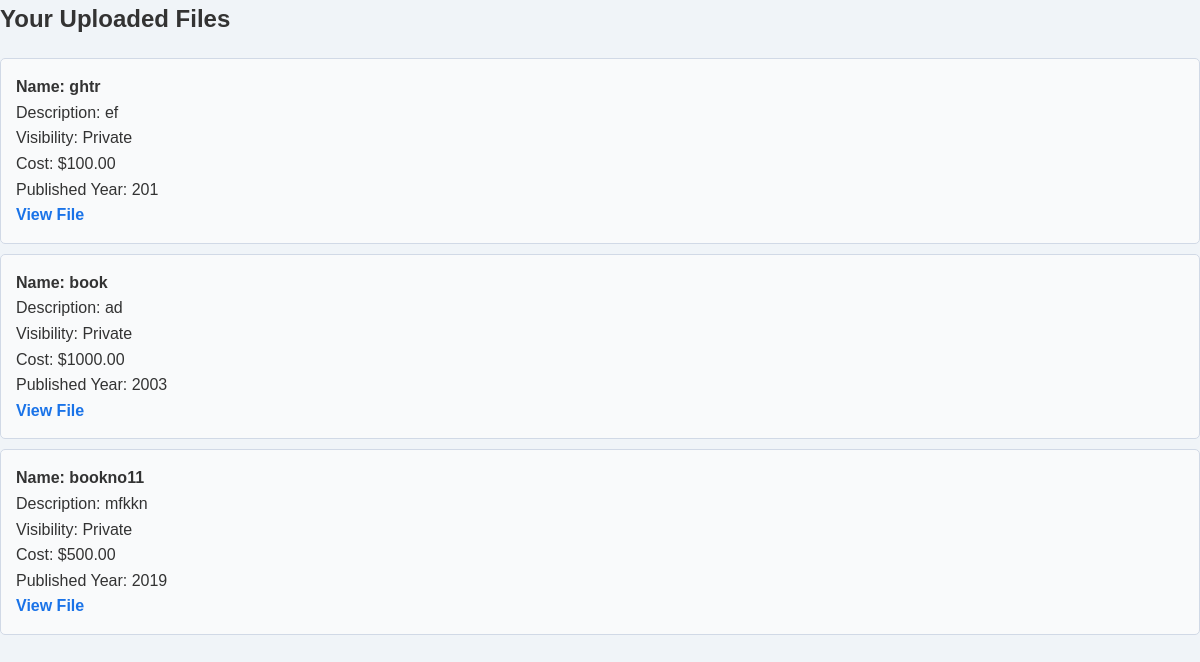
The app's page /accounts/uploaded-files/ (signed in) with its own data.
### accounts/models.py (models this page shows, shortened)
class UploadedFiles(models.Model):
    user = models.ForeignKey(settings.AUTH_USER_MODEL,on_delete=models.CASCADE,related_name="uploaded_files")
    title = models.CharField(max_length=200)
    description = models.TextField(blank=True,null=True)
    Visibility = models.BooleanField(default=True)
    file = models.FileField(upload_to='upload_files/', null=False, blank=False)
    cost = models.DecimalField(max_digits=10,decimal_places=2,default=0.00)
    year_of_published = models.PositiveBigIntegerField(null=True,blank=True)
    uploaded_at = models.DateTimeField(auto_now_add=True)

### accounts/views.py (the view)
# urls.py: path('uploaded-files/', views.uploaded_files, name = 'uploaded_files'),
@login_required
def uploaded_files(request):
    files = UploadedFiles.objects.filter(user=request.user)
    return render(request,'accounts/uploaded_files.html',{'files':files})

### accounts/templates/accounts/uploaded_files.html (shortened to what this page needs)
{% load static %}
<html>
    <head>
        <link rel="stylesheet" href="{% static 'css/uploaded_files.css'%}">
    </head>
    <body>
        <h2> Your Uploaded Files </h2>
        <ul>
            {% for file in files %}
                <li>
                    <b>Name: {{ file.title }}</b><br>
                    Description: {{ file.description }}<br>
                    Visibility: {{ file.visibility|yesno:"Public,Private" }}<br>
                    Cost: ${{ file.cost }}<br>
                    Published Year: {{ file.year_of_published }}<br>
                    <a href="{{ file.file.url }}" >View File</a>
                </li>
            {% empty %}
                <li>No files uploaded yet.</li>
            {% endfor %}
        </ul>
    </body>
</html>

### static/css/uploaded_files.css (style rules this page uses)
body { font-family: Arial, sans-serif; background-color: #f0f4f8; margin: 0; padding: 0; line-height: 1.6; color: #333; }
ul { list-style-type: none; padding: 0; }
li { background: #f9fafb; margin: 10px 0; padding: 15px; border: 1px solid #d1d9e6; border-radius: 5px; transition: background-color 0.3s ease, transform 0.2s ease; }
li a { text-decoration: none; color: #1a73e8; font-weight: bold; border-bottom: 1px dashed transparent; transition: border-color 0.3s ease; }

### records on screen
UploadedFiles: title "ghtr", description "ef", visibility "Private", cost "100.00", year_of_published "201"
UploadedFiles: title "book", description "ad", visibility "Private", cost "1000.00", year_of_published "2003"
UploadedFiles: title "bookno11", description "mfkkn", visibility "Private", cost "500.00", year_of_published "2019"
